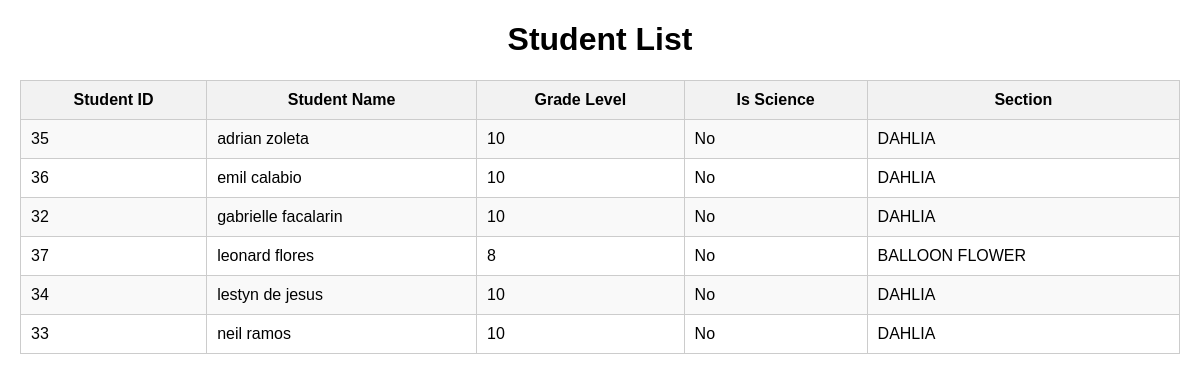
Page /php_group5/manage-students.php on the committed database.
### tables this page shows
CREATE TABLE `students` (
  `student_id` int(11) NOT NULL,
  `student_name` varchar(255) NOT NULL,
  `grade_level` int(11) NOT NULL,
  `is_science` tinyint(1) NOT NULL DEFAULT 0,
  `section_name` varchar(255) NOT NULL,
  `grade_level_id` int(11) NOT NULL,
  `section_id` int(11) DEFAULT NULL
);

CREATE TABLE `sections` (
  `id` int(11) NOT NULL,
  `section_name` varchar(255) NOT NULL,
  `section_type` varchar(50) NOT NULL
);

### php_group5/manage-students.php (the view, shortened to what this page needs)
<?php
$hostName = "localhost";
$dbUser = "root";
$dbPassword = "";
$dbName = "users";
$conn = mysqli_connect($hostName, $dbUser, $dbPassword, $dbName);
$sqlStudents = "SELECT students.student_id, students.student_name, students.grade_level, students.is_science, sections.section_name
                FROM students
                LEFT JOIN sections ON students.section_id = sections.id
                ORDER BY students.student_name ASC";
$resultStudents = mysqli_query($conn, $sqlStudents);
?>
<!DOCTYPE html>
<html lang="en">
<head>
</head>
<body>
    <h1>Student List</h1>
    <table>
        <tr>
            <th>Student ID</th>
            <th>Student Name</th>
            <th>Grade Level</th>
            <th>Is Science</th>
            <th>Section</th>
        </tr>
        <?php while ($row = mysqli_fetch_assoc($resultStudents)) : ?>
            <tr>
                <td><?php echo $row['student_id']; ?></td>
                <td><?php echo $row['student_name']; ?></td>
                <td><?php echo $row['grade_level']; ?></td>
                <td><?php echo $row['is_science'] ? 'Yes' : 'No'; ?></td>
                <td><?php echo $row['section_name'] ?? 'N/A'; ?></td>
            </tr>
        <?php endwhile; ?>
    </table>
</body>
</html>

### php_group5/manage-students.php (style rules this page uses)
body { font-family: Arial, sans-serif; margin: 20px; }
h1 { text-align: center; }
table { width: 100%; border-collapse: collapse; margin-bottom: 20px; }
th, td { padding: 10px; border: 1px solid #ccc; }
th { background-color: #f2f2f2; }
tr:nth-child(even) { background-color: #f9f9f9; }

### rows in the picture
students: student_id "35", student_name "adrian zoleta", grade_level "10", is_science "No", section.section_name "DAHLIA"
students: student_id "36", student_name "emil calabio", grade_level "10", is_science "No", section.section_name "DAHLIA"
students: student_id "32", student_name "gabrielle facalarin", grade_level "10", is_science "No", section.section_name "DAHLIA"
students: student_id "37", student_name "leonard flores", grade_level "8", is_science "No", section.section_name "BALLOON FLOWER"
students: student_id "34", student_name "lestyn de jesus", grade_level "10", is_science "No", section.section_name "DAHLIA"
students: student_id "33", student_name "neil ramos", grade_level "10", is_science "No", section.section_name "DAHLIA"
